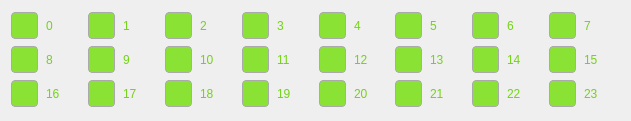
    <widget class="QWidget" name="gridLayoutWidget_3">
     <property name="geometry">
      <rect>
       <x>10</x>
       <y>480</y>
       <width>631</width>
       <height>121</height>
      </rect>
     </property>
     <layout class="QGridLayout" name="gridLayout_3">
      <item row="2" column="2">
       <widget class="QCheckBox" name="checkBox_18">
        <property name="enabled">
         <bool>false</bool>
        </property>
        <property name="styleSheet">
         <string notr="true"> QCheckBox {
        spacing: 8px;  
	color: rgb(115, 210, 22);
    }
    QCheckBox::indicator {
        width: 25px;
        height: 25px;
        border-radius: 4px;
        border: 1px solid #aaa;
        background:rgb(138, 226, 52);
    }
    QCheckBox::indicator:checked {
       background: rgb(239, 41, 41);
       border-color: rgb(239, 41, 41);
    }</string>
        </property>
        <property name="text">
         <string>18</string>
        </property>
        <property name="iconSize">
         <size>
          <width>20</width>
          <height>20</height>
         </size>
        </property>
        <property name="checkable">
         <bool>true</bool>
        </property>
        <property name="checked">
         <bool>false</bool>
        </property>
        <property name="tristate">
         <bool>false</bool>
        </property>
       </widget>
      </item>
      <item row="2" column="1">
       <widget class="QCheckBox" name="checkBox_17">
        <property name="enabled">
         <bool>false</bool>
        </property>
        <property name="styleSheet">
         <string notr="true"> QCheckBox {
        spacing: 8px;  
	color: rgb(115, 210, 22);
    }
    QCheckBox::indicator {
        width: 25px;
        height: 25px;
        border-radius: 4px;
        border: 1px solid #aaa;
        background:rgb(138, 226, 52);
    }
    QCheckBox::indicator:checked {
       background: rgb(239, 41, 41);
       border-color: rgb(239, 41, 41);
    }</string>
        </property>
        <property name="text">
         <string>17</string>
        </property>
        <property name="iconSize">
         <size>
          <width>20</width>
          <height>20</height>
         </size>
        </property>
        <property name="checkable">
         <bool>true</bool>
        </property>
        <property name="checked">
         <bool>false</bool>
        </property>
        <property name="tristate">
         <bool>false</bool>
        </property>
       </widget>
      </item>
      <item row="1" column="3">
       <widget class="QCheckBox" name="checkBox_11">
        <property name="enabled">
         <bool>false</bool>
        </property>
        <property name="styleSheet">
         <string notr="true"> QCheckBox {
        spacing: 8px;  
	color: rgb(115, 210, 22);
    }
    QCheckBox::indicator {
        width: 25px;
        height: 25px;
        border-radius: 4px;
        border: 1px solid #aaa;
        background:rgb(138, 226, 52);
    }
    QCheckBox::indicator:checked {
       background: rgb(239, 41, 41);
       border-color: rgb(239, 41, 41);
    }</string>
        </property>
        <property name="text">
         <string>11</string>
        </property>
        <property name="iconSize">
         <size>
          <width>20</width>
          <height>20</height>
         </size>
        </property>
        <property name="checkable">
         <bool>true</bool>
        </property>
        <property name="checked">
         <bool>false</bool>
        </property>
        <property name="tristate">
         <bool>false</bool>
        </property>
       </widget>
      </item>
      <item row="0" column="7">
       <widget class="QCheckBox" name="checkBox_7">
        <property name="enabled">
         <bool>false</bool>
        </property>
        <property name="styleSheet">
         <string notr="true"> QCheckBox {
        spacing: 8px;  
	color: rgb(115, 210, 22);
    }
    QCheckBox::indicator {
        width: 25px;
        height: 25px;
        border-radius: 4px;
        border: 1px solid #aaa;
        background:rgb(138, 226, 52);
    }
    QCheckBox::indicator:checked {
       background: rgb(239, 41, 41);
       border-color: rgb(239, 41, 41);
    }</string>
        </property>
        <property name="text">
         <string>7</string>
        </property>
        <property name="iconSize">
         <size>
          <width>20</width>
          <height>20</height>
         </size>
        </property>
        <property name="checkable">
         <bool>true</bool>
        </property>
        <property name="checked">
         <bool>false</bool>
        </property>
        <property name="tristate">
         <bool>false</bool>
        </property>
       </widget>
      </item>
      <item row="0" column="1">
       <widget class="QCheckBox" name="checkBox_1">
        <property name="enabled">
         <bool>false</bool>
        </property>
        <property name="styleSheet">
         <string notr="true"> QCheckBox {
        spacing: 8px;  
	color: rgb(115, 210, 22);
    }
    QCheckBox::indicator {
        width: 25px;
        height: 25px;
        border-radius: 4px;
        border: 1px solid #aaa;
        background:rgb(138, 226, 52);
    }
    QCheckBox::indicator:checked {
       background: rgb(239, 41, 41);
       border-color: rgb(239, 41, 41);
    }</string>
        </property>
        <property name="text">
         <string>1</string>
        </property>
        <property name="iconSize">
         <size>
          <width>20</width>
          <height>20</height>
         </size>
        </property>
        <property name="checkable">
         <bool>true</bool>
        </property>
        <property name="checked">
         <bool>false</bool>
        </property>
        <property name="tristate">
         <bool>false</bool>
        </property>
       </widget>
      </item>
      <item row="1" column="4">
       <widget class="QCheckBox" name="checkBox_12">
        <property name="enabled">
         <bool>false</bool>
        </property>
        <property name="styleSheet">
         <string notr="true"> QCheckBox {
        spacing: 8px;  
	color: rgb(115, 210, 22);
    }
    QCheckBox::indicator {
        width: 25px;
        height: 25px;
        border-radius: 4px;
        border: 1px solid #aaa;
        background:rgb(138, 226, 52);
    }
    QCheckBox::indicator:checked {
       background: rgb(239, 41, 41);
       border-color: rgb(239, 41, 41);
    }</string>
        </property>
        <property name="text">
         <string>12</string>
        </property>
        <property name="iconSize">
         <size>
          <width>20</width>
          <height>20</height>
         </size>
        </property>
        <property name="checkable">
         <bool>true</bool>
        </property>
        <property name="checked">
         <bool>false</bool>
        </property>
        <property name="tristate">
         <bool>false</bool>
        </property>
       </widget>
      </item>
      <item row="2" column="6">
       <widget class="QCheckBox" name="checkBox_22">
        <property name="enabled">
         <bool>false</bool>
        </property>
        <property name="styleSheet">
         <string notr="true"> QCheckBox {
        spacing: 8px;  
	color: rgb(115, 210, 22);
    }
    QCheckBox::indicator {
        width: 25px;
        height: 25px;
        border-radius: 4px;
        border: 1px solid #aaa;
        background:rgb(138, 226, 52);
    }
    QCheckBox::indicator:checked {
       background: rgb(239, 41, 41);
       border-color: rgb(239, 41, 41);
    }</string>
        </property>
        <property name="text">
         <string>22</string>
        </property>
        <property name="iconSize">
         <size>
          <width>20</width>
          <height>20</height>
         </size>
        </property>
        <property name="checkable">
         <bool>true</bool>
        </property>
        <property name="checked">
         <bool>false</bool>
        </property>
        <property name="tristate">
         <bool>false</bool>
        </property>
       </widget>
      </item>
      <item row="0" column="2">
       <widget class="QCheckBox" name="checkBox_2">
        <property name="enabled">
         <bool>false</bool>
        </property>
        <property name="styleSheet">
         <string notr="true"> QCheckBox {
        spacing: 8px;  
	color: rgb(115, 210, 22);
    }
    QCheckBox::indicator {
        width: 25px;
        height: 25px;
        border-radius: 4px;
        border: 1px solid #aaa;
        background:rgb(138, 226, 52);
    }
    QCheckBox::indicator:checked {
       background: rgb(239, 41, 41);
       border-color: rgb(239, 41, 41);
    }</string>
        </property>
        <property name="text">
         <string>2</string>
        </property>
        <property name="iconSize">
         <size>
          <width>20</width>
          <height>20</height>
         </size>
        </property>
        <property name="checkable">
         <bool>true</bool>
        </property>
        <property name="checked">
         <bool>false</bool>
        </property>
        <property name="tristate">
         <bool>false</bool>
        </property>
       </widget>
      </item>
      <item row="0" column="3">
       <widget class="QCheckBox" name="checkBox_3">
        <property name="enabled">
         <bool>false</bool>
        </property>
        <property name="styleSheet">
         <string notr="true"> QCheckBox {
        spacing: 8px;  
	color: rgb(115, 210, 22);
    }
    QCheckBox::indicator {
        width: 25px;
        height: 25px;
        border-radius: 4px;
        border: 1px solid #aaa;
        background:rgb(138, 226, 52);
    }
    QCheckBox::indicator:checked {
       background: rgb(239, 41, 41);
       border-color: rgb(239, 41, 41);
    }</string>
        </property>
        <property name="text">
         <string>3</string>
        </property>
        <property name="iconSize">
         <size>
          <width>20</width>
          <height>20</height>
         </size>
        </property>
        <property name="checkable">
         <bool>true</bool>
        </property>
        <property name="checked">
         <bool>false</bool>
        </property>
        <property name="tristate">
         <bool>false</bool>
        </property>
       </widget>
      </item>
      <item row="0" column="5">
       <widget class="QCheckBox" name="checkBox_5">
        <property name="enabled">
         <bool>false</bool>
        </property>
        <property name="styleSheet">
         <string notr="true"> QCheckBox {
        spacing: 8px;  
	color: rgb(115, 210, 22);
    }
    QCheckBox::indicator {
        width: 25px;
        height: 25px;
        border-radius: 4px;
        border: 1px solid #aaa;
        background:rgb(138, 226, 52);
    }
    QCheckBox::indicator:checked {
       background: rgb(239, 41, 41);
       border-color: rgb(239, 41, 41);
    }</string>
        </property>
        <property name="text">
         <string>5</string>
        </property>
        <property name="iconSize">
         <size>
          <width>20</width>
          <height>20</height>
         </size>
        </property>
        <property name="checkable">
         <bool>true</bool>
        </property>
        <property name="checked">
         <bool>false</bool>
        </property>
        <property name="tristate">
         <bool>false</bool>
        </property>
       </widget>
      </item>
      <item row="2" column="7">
       <widget class="QCheckBox" name="checkBox_23">
        <property name="enabled">
         <bool>false</bool>
        </property>
        <property name="styleSheet">
         <string notr="true"> QCheckBox {
        spacing: 8px;  
	color: rgb(115, 210, 22);
    }
    QCheckBox::indicator {
        width: 25px;
        height: 25px;
        border-radius: 4px;
        border: 1px solid #aaa;
        background:rgb(138, 226, 52);
    }
    QCheckBox::indicator:checked {
       background: rgb(239, 41, 41);
       border-color: rgb(239, 41, 41);
    }</string>
        </property>
        <property name="text">
         <string>23</string>
        </property>
        <property name="iconSize">
         <size>
          <width>20</width>
          <height>20</height>
         </size>
        </property>
        <property name="checkable">
         <bool>true</bool>
        </property>
        <property name="checked">
         <bool>false</bool>
        </property>
        <property name="tristate">
         <bool>false</bool>
        </property>
       </widget>
      </item>
      <item row="1" column="6">
       <widget class="QCheckBox" name="checkBox_14">
        <property name="enabled">
         <bool>false</bool>
        </property>
        <property name="styleSheet">
         <string notr="true"> QCheckBox {
        spacing: 8px;  
	color: rgb(115, 210, 22);
    }
    QCheckBox::indicator {
        width: 25px;
        height: 25px;
        border-radius: 4px;
        border: 1px solid #aaa;
        background:rgb(138, 226, 52);
    }
    QCheckBox::indicator:checked {
       background: rgb(239, 41, 41);
       border-color: rgb(239, 41, 41);
    }</string>
        </property>
        <property name="text">
         <string>14</string>
        </property>
        <property name="iconSize">
         <size>
          <width>20</width>
          <height>20</height>
         </size>
        </property>
        <property name="checkable">
         <bool>true</bool>
        </property>
        <property name="checked">
         <bool>false</bool>
        </property>
        <property name="tristate">
         <bool>false</bool>
        </property>
       </widget>
      </item>
      <item row="1" column="0">
       <widget class="QCheckBox" name="checkBox_8">
        <property name="enabled">
         <bool>false</bool>
        </property>
        <property name="styleSheet">
         <string notr="true"> QCheckBox {
        spacing: 8px;  
	color: rgb(115, 210, 22);
    }
    QCheckBox::indicator {
        width: 25px;
        height: 25px;
        border-radius: 4px;
        border: 1px solid #aaa;
        background:rgb(138, 226, 52);
    }
    QCheckBox::indicator:checked {
       background: rgb(239, 41, 41);
       border-color: rgb(239, 41, 41);
    }</string>
        </property>
        <property name="text">
         <string>8</string>
        </property>
        <property name="iconSize">
         <size>
          <width>20</width>
          <height>20</height>
         </size>
        </property>
        <property name="checkable">
         <bool>true</bool>
        </property>
        <property name="checked">
         <bool>false</bool>
        </property>
        <property name="tristate">
         <bool>false</bool>
        </property>
       </widget>
      </item>
      <item row="0" column="0">
       <widget class="QCheckBox" name="checkBox_0">
        <property name="enabled">
         <bool>false</bool>
        </property>
        <property name="styleSheet">
         <string notr="true"> QCheckBox {
        spacing: 8px;  
	color: rgb(115, 210, 22);
    }
    QCheckBox::indicator {
        width: 25px;
        height: 25px;
        border-radius: 4px;
        border: 1px solid #aaa;
        background:rgb(138, 226, 52);
    }
    QCheckBox::indicator:checked {
       background: rgb(239, 41, 41);
       border-color: rgb(239, 41, 41);
    }

</string>
        </property>
        <property name="text">
         <string>0</string>
        </property>
        <property name="iconSize">
         <size>
          <width>20</width>
          <height>20</height>
         </size>
        </property>
        <property name="checkable">
         <bool>true</bool>
        </property>
        <property name="checked">
         <bool>false</bool>
        </property>
        <property name="tristate">
         <bool>false</bool>
        </property>
       </widget>
      </item>
      <item row="2" column="0">
       <widget class="QCheckBox" name="checkBox_16">
        <property name="enabled">
         <bool>false</bool>
        </property>
        <property name="styleSheet">
         <string notr="true"> QCheckBox {
        spacing: 8px;  
	color: rgb(115, 210, 22);
    }
    QCheckBox::indicator {
        width: 25px;
        height: 25px;
        border-radius: 4px;
        border: 1px solid #aaa;
        background:rgb(138, 226, 52);
    }
    QCheckBox::indicator:checked {
       background: rgb(239, 41, 41);
       border-color: rgb(239, 41, 41);
    }</string>
        </property>
        <property name="text">
         <string>16</string>
        </property>
        <property name="iconSize">
         <size>
          <width>20</width>
          <height>20</height>
         </size>
        </property>
        <property name="checkable">
         <bool>true</bool>
        </property>
        <property name="checked">
         <bool>false</bool>
        </property>
        <property name="tristate">
         <bool>false</bool>
        </property>
       </widget>
      </item>
      <item row="1" column="2">
       <widget class="QCheckBox" name="checkBox_10">
        <property name="enabled">
         <bool>false</bool>
        </property>
        <property name="styleSheet">
         <string notr="true"> QCheckBox {
        spacing: 8px;  
	color: rgb(115, 210, 22);
    }
    QCheckBox::indicator {
        width: 25px;
        height: 25px;
        border-radius: 4px;
        border: 1px solid #aaa;
        background:rgb(138, 226, 52);
    }
    QCheckBox::indicator:checked {
       background: rgb(239, 41, 41);
       border-color: rgb(239, 41, 41);
    }</string>
        </property>
        <property name="text">
         <string>10</string>
        </property>
        <property name="iconSize">
         <size>
          <width>20</width>
          <height>20</height>
         </size>
        </property>
        <property name="checkable">
         <bool>true</bool>
        </property>
        <property name="checked">
         <bool>false</bool>
        </property>
        <property name="tristate">
         <bool>false</bool>
        </property>
       </widget>
      </item>
      <item row="0" column="4">
       <widget class="QCheckBox" name="checkBox_4">
        <property name="enabled">
         <bool>false</bool>
        </property>
        <property name="styleSheet">
         <string notr="true"> QCheckBox {
        spacing: 8px;  
	color: rgb(115, 210, 22);
    }
    QCheckBox::indicator {
        width: 25px;
        height: 25px;
        border-radius: 4px;
        border: 1px solid #aaa;
        background:rgb(138, 226, 52);
    }
    QCheckBox::indicator:checked {
       background: rgb(239, 41, 41);
       border-color: rgb(239, 41, 41);
    }</string>
        </property>
        <property name="text">
         <string>4</string>
        </property>
        <property name="iconSize">
         <size>
          <width>20</width>
          <height>20</height>
         </size>
        </property>
        <property name="checkable">
         <bool>true</bool>
        </property>
        <property name="checked">
         <bool>false</bool>
        </property>
        <property name="tristate">
         <bool>false</bool>
        </property>
       </widget>
      </item>
      <item row="1" column="1">
       <widget class="QCheckBox" name="checkBox_9">
        <property name="enabled">
         <bool>false</bool>
        </property>
        <property name="styleSheet">
         <string notr="true"> QCheckBox {
        spacing: 8px;  
	color: rgb(115, 210, 22);
    }
    QCheckBox::indicator {
        width: 25px;
        height: 25px;
        border-radius: 4px;
        border: 1px solid #aaa;
        background:rgb(138, 226, 52);
    }
    QCheckBox::indicator:checked {
       background: rgb(239, 41, 41);
       border-color: rgb(239, 41, 41);
    }</string>
        </property>
        <property name="text">
         <string>9</string>
        </property>
        <property name="iconSize">
         <size>
          <width>20</width>
          <height>20</height>
         </size>
        </property>
        <property name="checkable">
         <bool>true</bool>
        </property>
        <property name="checked">
         <bool>false</bool>
        </property>
        <property name="tristate">
         <bool>false</bool>
        </property>
       </widget>
      </item>
      <item row="0" column="6">
       <widget class="QCheckBox" name="checkBox_6">
        <property name="enabled">
         <bool>false</bool>
        </property>
        <property name="styleSheet">
         <string notr="true"> QCheckBox {
        spacing: 8px;  
	color: rgb(115, 210, 22);
    }
    QCheckBox::indicator {
        width: 25px;
        height: 25px;
        border-radius: 4px;
        border: 1px solid #aaa;
        background:rgb(138, 226, 52);
    }
    QCheckBox::indicator:checked {
       background: rgb(239, 41, 41);
       border-color: rgb(239, 41, 41);
    }</string>
        </property>
        <property name="text">
         <string>6</string>
        </property>
        <property name="iconSize">
         <size>
          <width>20</width>
          <height>20</height>
         </size>
        </property>
        <property name="checkable">
         <bool>true</bool>
        </property>
        <property name="checked">
         <bool>false</bool>
        </property>
        <property name="tristate">
         <bool>false</bool>
        </property>
       </widget>
      </item>
      <item row="2" column="3">
       <widget class="QCheckBox" name="checkBox_19">
        <property name="enabled">
         <bool>false</bool>
        </property>
        <property name="styleSheet">
         <string notr="true"> QCheckBox {
        spacing: 8px;  
	color: rgb(115, 210, 22);
    }
    QCheckBox::indicator {
        width: 25px;
        height: 25px;
        border-radius: 4px;
        border: 1px solid #aaa;
        background:rgb(138, 226, 52);
    }
    QCheckBox::indicator:checked {
       background: rgb(239, 41, 41);
       border-color: rgb(239, 41, 41);
    }</string>
        </property>
        <property name="text">
         <string>19</string>
        </property>
        <property name="iconSize">
         <size>
          <width>20</width>
          <height>20</height>
         </size>
        </property>
        <property name="checkable">
         <bool>true</bool>
        </property>
        <property name="checked">
         <bool>false</bool>
        </property>
        <property name="tristate">
         <bool>false</bool>
        </property>
       </widget>
      </item>
      <item row="1" column="7">
       <widget class="QCheckBox" name="checkBox_15">
        <property name="enabled">
         <bool>false</bool>
        </property>
        <property name="styleSheet">
         <string notr="true"> QCheckBox {
        spacing: 8px;  
	color: rgb(115, 210, 22);
    }
    QCheckBox::indicator {
        width: 25px;
        height: 25px;
        border-radius: 4px;
        border: 1px solid #aaa;
        background:rgb(138, 226, 52);
    }
    QCheckBox::indicator:checked {
       background: rgb(239, 41, 41);
       border-color: rgb(239, 41, 41);
    }</string>
        </property>
        <property name="text">
         <string>15</string>
        </property>
        <property name="iconSize">
         <size>
          <width>20</width>
          <height>20</height>
         </size>
        </property>
        <property name="checkable">
         <bool>true</bool>
        </property>
        <property name="checked">
         <bool>false</bool>
        </property>
        <property name="tristate">
         <bool>false</bool>
        </property>
       </widget>
      </item>
      <item row="2" column="4">
       <widget class="QCheckBox" name="checkBox_20">
        <property name="enabled">
         <bool>false</bool>
        </property>
        <property name="styleSheet">
         <string notr="true"> QCheckBox {
        spacing: 8px;  
	color: rgb(115, 210, 22);
    }
    QCheckBox::indicator {
        width: 25px;
        height: 25px;
        border-radius: 4px;
        border: 1px solid #aaa;
        background:rgb(138, 226, 52);
    }
    QCheckBox::indicator:checked {
       background: rgb(239, 41, 41);
       border-color: rgb(239, 41, 41);
    }</string>
        </property>
        <property name="text">
         <string>20</string>
        </property>
        <property name="iconSize">
         <size>
          <width>20</width>
          <height>20</height>
         </size>
        </property>
        <property name="checkable">
         <bool>true</bool>
        </property>
        <property name="checked">
         <bool>false</bool>
        </property>
        <property name="tristate">
         <bool>false</bool>
        </property>
       </widget>
      </item>
      <item row="2" column="5">
       <widget class="QCheckBox" name="checkBox_21">
        <property name="enabled">
         <bool>false</bool>
        </property>
        <property name="styleSheet">
         <string notr="true"> QCheckBox {
        spacing: 8px;  
	color: rgb(115, 210, 22);
    }
    QCheckBox::indicator {
        width: 25px;
        height: 25px;
        border-radius: 4px;
        border: 1px solid #aaa;
        background:rgb(138, 226, 52);
    }
    QCheckBox::indicator:checked {
       background: rgb(239, 41, 41);
       border-color: rgb(239, 41, 41);
    }</string>
        </property>
        <property name="text">
         <string>21</string>
        </property>
        <property name="iconSize">
         <size>
          <width>20</width>
          <height>20</height>
         </size>
        </property>
        <property name="checkable">
         <bool>true</bool>
        </property>
        <property name="checked">
         <bool>false</bool>
        </property>
        <property name="tristate">
         <bool>false</bool>
        </property>
       </widget>
      </item>
      <item row="1" column="5">
       <widget class="QCheckBox" name="checkBox_13">
        <property name="enabled">
         <bool>false</bool>
        </property>
        <property name="styleSheet">
         <string notr="true"> QCheckBox {
        spacing: 8px;  
	color: rgb(115, 210, 22);
    }
    QCheckBox::indicator {
        width: 25px;
        height: 25px;
        border-radius: 4px;
        border: 1px solid #aaa;
        background:rgb(138, 226, 52);
    }
    QCheckBox::indicator:checked {
       background: rgb(239, 41, 41);
       border-color: rgb(239, 41, 41);
    }</string>
        </property>
        <property name="text">
         <string>13</string>
        </property>
        <property name="iconSize">
         <size>
          <width>20</width>
          <height>20</height>
         </size>
        </property>
        <property name="checkable">
         <bool>true</bool>
        </property>
        <property name="checked">
         <bool>false</bool>
        </property>
        <property name="tristate">
         <bool>false</bool>
        </property>
       </widget>
      </item>
     </layout>
    </widget>
